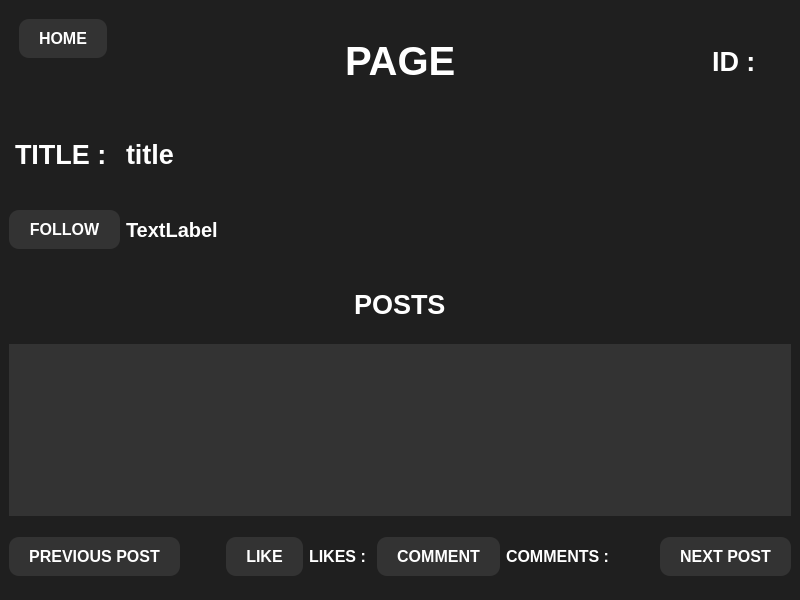
<?xml version="1.0" encoding="UTF-8"?>
<ui version="4.0">
 <class>FriendsAndFollowedPages</class>
 <widget class="QMainWindow" name="FriendsAndFollowedPages">
  <property name="geometry">
   <rect>
    <x>0</x>
    <y>0</y>
    <width>800</width>
    <height>600</height>
   </rect>
  </property>
  <property name="windowTitle">
   <string>MainWindow</string>
  </property>
  <property name="styleSheet">
   <string notr="true">background-color:rgb(31,31,31);</string>
  </property>
  <widget class="QWidget" name="centralwidget">
   <layout class="QVBoxLayout" name="verticalLayout" stretch="2,9">
    <item>
     <layout class="QVBoxLayout" name="verticalLayout_3">
      <item>
       <layout class="QHBoxLayout" name="horizontalLayout" stretch="2,4,2">
        <item>
         <layout class="QHBoxLayout" name="horizontalLayout_3">
          <item alignment="Qt::AlignLeft|Qt::AlignTop">
           <widget class="QPushButton" name="pushButton">
            <property name="styleSheet">
             <string notr="true">QPushButton {
    border: none;
    border-radius: 10px;
    background-color: #333333;
    color: white;
    padding: 10px 20px;
	margin-top:10px;
	margin-left:10px;
    font-size: 16px;
    font-weight: bold;
    text-transform: uppercase;
    outline: none;
}

QPushButton:hover {
    background-color: #555555;
}</string>
            </property>
            <property name="text">
             <string>HOME</string>
            </property>
           </widget>
          </item>
         </layout>
        </item>
        <item>
         <layout class="QHBoxLayout" name="horizontalLayout_5">
          <item alignment="Qt::AlignHCenter|Qt::AlignVCenter">
           <widget class="QLabel" name="label_heading">
            <property name="font">
             <font>
              <pointsize>30</pointsize>
              <bold>true</bold>
             </font>
            </property>
            <property name="styleSheet">
             <string notr="true">color: rgb(255, 255, 255);</string>
            </property>
            <property name="text">
             <string>PAGE</string>
            </property>
           </widget>
          </item>
         </layout>
        </item>
        <item>
         <layout class="QHBoxLayout" name="horizontalLayout_2">
          <item alignment="Qt::AlignRight|Qt::AlignVCenter">
           <widget class="QLabel" name="label_id">
            <property name="font">
             <font>
              <pointsize>20</pointsize>
              <bold>true</bold>
             </font>
            </property>
            <property name="styleSheet">
             <string notr="true">color: rgb(255, 255, 255);
margin-right:20px;</string>
            </property>
            <property name="text">
             <string>ID : </string>
            </property>
           </widget>
          </item>
         </layout>
        </item>
       </layout>
      </item>
     </layout>
    </item>
    <item>
     <layout class="QVBoxLayout" name="verticalLayout_2" stretch="2,2,2,5,2">
      <item>
       <layout class="QVBoxLayout" name="verticalLayout_4">
        <item>
         <layout class="QHBoxLayout" name="horizontalLayout_6" stretch="2,2,5,5">
          <item>
           <layout class="QHBoxLayout" name="horizontalLayout_7">
            <item alignment="Qt::AlignHCenter|Qt::AlignVCenter">
             <widget class="QLabel" name="label_type">
              <property name="font">
               <font>
                <pointsize>20</pointsize>
                <bold>true</bold>
               </font>
              </property>
              <property name="styleSheet">
               <string notr="true">color: rgb(255, 255, 255);</string>
              </property>
              <property name="text">
               <string>TITLE : </string>
              </property>
             </widget>
            </item>
           </layout>
          </item>
          <item>
           <layout class="QHBoxLayout" name="horizontalLayout_9">
            <item alignment="Qt::AlignLeft|Qt::AlignVCenter">
             <widget class="QLabel" name="label_name">
              <property name="font">
               <font>
                <pointsize>20</pointsize>
                <bold>true</bold>
               </font>
              </property>
              <property name="styleSheet">
               <string notr="true">color: rgb(255, 255, 255);</string>
              </property>
              <property name="text">
               <string>title</string>
              </property>
             </widget>
            </item>
           </layout>
          </item>
          <item>
           <spacer name="horizontalSpacer_5">
            <property name="orientation">
             <enum>Qt::Horizontal</enum>
            </property>
            <property name="sizeHint" stdset="0">
             <size>
              <width>40</width>
              <height>20</height>
             </size>
            </property>
           </spacer>
          </item>
          <item>
           <layout class="QHBoxLayout" name="horizontalLayout_8">
            <item>
             <spacer name="horizontalSpacer">
              <property name="orientation">
               <enum>Qt::Horizontal</enum>
              </property>
              <property name="sizeHint" stdset="0">
               <size>
                <width>40</width>
                <height>20</height>
               </size>
              </property>
             </spacer>
            </item>
           </layout>
          </item>
         </layout>
        </item>
       </layout>
      </item>
      <item>
       <layout class="QVBoxLayout" name="verticalLayout_8">
        <item>
         <layout class="QHBoxLayout" name="horizontalLayout_10" stretch="2,4,7,2">
          <item>
           <layout class="QHBoxLayout" name="horizontalLayout_12">
            <item alignment="Qt::AlignHCenter|Qt::AlignVCenter">
             <widget class="QPushButton" name="pushButton_Follow">
              <property name="styleSheet">
               <string notr="true">QPushButton {
    border: none;
    border-radius: 10px;
    background-color: #333333;
    color: white;
    padding: 10px 20px;
    font-size: 16px;
    font-weight: bold;
    text-transform: uppercase;
    outline: none;
}

QPushButton:hover {
    background-color: #555555;
}</string>
              </property>
              <property name="text">
               <string>FOLLOW</string>
              </property>
             </widget>
            </item>
           </layout>
          </item>
          <item>
           <layout class="QHBoxLayout" name="horizontalLayout_13">
            <item>
             <widget class="QLabel" name="label_status">
              <property name="font">
               <font>
                <pointsize>15</pointsize>
                <bold>true</bold>
               </font>
              </property>
              <property name="styleSheet">
               <string notr="true">color: rgb(255, 255, 255);</string>
              </property>
              <property name="text">
               <string>TextLabel</string>
              </property>
             </widget>
            </item>
           </layout>
          </item>
          <item>
           <spacer name="horizontalSpacer_8">
            <property name="orientation">
             <enum>Qt::Horizontal</enum>
            </property>
            <property name="sizeHint" stdset="0">
             <size>
              <width>40</width>
              <height>20</height>
             </size>
            </property>
           </spacer>
          </item>
          <item>
           <layout class="QHBoxLayout" name="horizontalLayout_11">
            <item>
             <spacer name="horizontalSpacer_2">
              <property name="orientation">
               <enum>Qt::Horizontal</enum>
              </property>
              <property name="sizeHint" stdset="0">
               <size>
                <width>40</width>
                <height>20</height>
               </size>
              </property>
             </spacer>
            </item>
           </layout>
          </item>
         </layout>
        </item>
       </layout>
      </item>
      <item>
       <layout class="QVBoxLayout" name="verticalLayout_7">
        <item>
         <layout class="QHBoxLayout" name="horizontalLayout_22">
          <item>
           <layout class="QHBoxLayout" name="horizontalLayout_24">
            <item>
             <spacer name="horizontalSpacer_3">
              <property name="orientation">
               <enum>Qt::Horizontal</enum>
              </property>
              <property name="sizeHint" stdset="0">
               <size>
                <width>40</width>
                <height>20</height>
               </size>
              </property>
             </spacer>
            </item>
           </layout>
          </item>
          <item>
           <layout class="QHBoxLayout" name="horizontalLayout_25">
            <item>
             <widget class="QLabel" name="label_4">
              <property name="font">
               <font>
                <pointsize>20</pointsize>
                <bold>true</bold>
               </font>
              </property>
              <property name="styleSheet">
               <string notr="true">color: rgb(255, 255, 255);</string>
              </property>
              <property name="text">
               <string>POSTS</string>
              </property>
             </widget>
            </item>
           </layout>
          </item>
          <item>
           <layout class="QHBoxLayout" name="horizontalLayout_23">
            <item>
             <spacer name="horizontalSpacer_4">
              <property name="orientation">
               <enum>Qt::Horizontal</enum>
              </property>
              <property name="sizeHint" stdset="0">
               <size>
                <width>40</width>
                <height>20</height>
               </size>
              </property>
             </spacer>
            </item>
           </layout>
          </item>
         </layout>
        </item>
       </layout>
      </item>
      <item>
       <layout class="QVBoxLayout" name="verticalLayout_6">
        <item>
         <widget class="QLabel" name="label_post">
          <property name="font">
           <font>
            <pointsize>20</pointsize>
            <bold>true</bold>
           </font>
          </property>
          <property name="styleSheet">
           <string notr="true">color: rgb(255, 255, 255);
background-color:#333333;</string>
          </property>
          <property name="text">
           <string/>
          </property>
          <property name="alignment">
           <set>Qt::AlignCenter</set>
          </property>
         </widget>
        </item>
       </layout>
      </item>
      <item>
       <layout class="QVBoxLayout" name="verticalLayout_5">
        <item>
         <layout class="QHBoxLayout" name="horizontalLayout_14">
          <item>
           <layout class="QHBoxLayout" name="horizontalLayout_15" stretch="1,4,1,2,1,2,4,1">
            <item>
             <layout class="QHBoxLayout" name="horizontalLayout_17">
              <item alignment="Qt::AlignLeft|Qt::AlignVCenter">
               <widget class="QPushButton" name="pushButton_previousPost">
                <property name="styleSheet">
                 <string notr="true">QPushButton {
    border: none;
    border-radius: 10px;
    background-color: #333333;
    color: white;
    padding: 10px 20px;
    font-size: 16px;
    font-weight: bold;
    text-transform: uppercase;
    outline: none;
}

QPushButton:hover {
    background-color: #555555;
}</string>
                </property>
                <property name="text">
                 <string>PREVIOUS POST</string>
                </property>
               </widget>
              </item>
             </layout>
            </item>
            <item>
             <spacer name="horizontalSpacer_6">
              <property name="orientation">
               <enum>Qt::Horizontal</enum>
              </property>
              <property name="sizeHint" stdset="0">
               <size>
                <width>40</width>
                <height>20</height>
               </size>
              </property>
             </spacer>
            </item>
            <item>
             <layout class="QHBoxLayout" name="horizontalLayout_21">
              <item alignment="Qt::AlignRight|Qt::AlignVCenter">
               <widget class="QPushButton" name="pushButton_like">
                <property name="styleSheet">
                 <string notr="true">QPushButton {
    border: none;
    border-radius: 10px;
    background-color: #333333;
    color: white;
    padding: 10px 20px;
    font-size: 16px;
    font-weight: bold;
    text-transform: uppercase;
    outline: none;
}

QPushButton:hover {
    background-color: #555555;
}</string>
                </property>
                <property name="text">
                 <string>LIKE</string>
                </property>
               </widget>
              </item>
             </layout>
            </item>
            <item>
             <layout class="QHBoxLayout" name="horizontalLayout_20">
              <item alignment="Qt::AlignLeft|Qt::AlignVCenter">
               <widget class="QLabel" name="label_likesCount">
                <property name="font">
                 <font>
                  <pointsize>12</pointsize>
                  <bold>true</bold>
                 </font>
                </property>
                <property name="styleSheet">
                 <string notr="true">color: rgb(255, 255, 255);</string>
                </property>
                <property name="text">
                 <string>LIKES : </string>
                </property>
               </widget>
              </item>
             </layout>
            </item>
            <item>
             <layout class="QHBoxLayout" name="horizontalLayout_19">
              <item alignment="Qt::AlignRight|Qt::AlignVCenter">
               <widget class="QPushButton" name="pushButton_addComment">
                <property name="styleSheet">
                 <string notr="true">QPushButton {
    border: none;
    border-radius: 10px;
    background-color: #333333;
    color: white;
    padding: 10px 20px;
    font-size: 16px;
    font-weight: bold;
    text-transform: uppercase;
    outline: none;
}

QPushButton:hover {
    background-color: #555555;
}</string>
                </property>
                <property name="text">
                 <string>COMMENT</string>
                </property>
               </widget>
              </item>
             </layout>
            </item>
            <item>
             <layout class="QHBoxLayout" name="horizontalLayout_commentsCount">
              <item alignment="Qt::AlignLeft|Qt::AlignVCenter">
               <widget class="QLabel" name="label_commentsCount">
                <property name="font">
                 <font>
                  <pointsize>12</pointsize>
                  <bold>true</bold>
                 </font>
                </property>
                <property name="styleSheet">
                 <string notr="true">color: rgb(255, 255, 255);</string>
                </property>
                <property name="text">
                 <string>COMMENTS : </string>
                </property>
               </widget>
              </item>
             </layout>
            </item>
            <item>
             <spacer name="horizontalSpacer_7">
              <property name="orientation">
               <enum>Qt::Horizontal</enum>
              </property>
              <property name="sizeHint" stdset="0">
               <size>
                <width>40</width>
                <height>20</height>
               </size>
              </property>
             </spacer>
            </item>
            <item>
             <layout class="QHBoxLayout" name="horizontalLayout_16">
              <item alignment="Qt::AlignRight|Qt::AlignVCenter">
               <widget class="QPushButton" name="pushButton_nextPost">
                <property name="styleSheet">
                 <string notr="true">QPushButton {
    border: none;
    border-radius: 10px;
    background-color: #333333;
    color: white;
    padding: 10px 20px;
    font-size: 16px;
    font-weight: bold;
    text-transform: uppercase;
    outline: none;
}

QPushButton:hover {
    background-color: #555555;
}</string>
                </property>
                <property name="text">
                 <string>NEXT POST</string>
                </property>
               </widget>
              </item>
             </layout>
            </item>
           </layout>
          </item>
         </layout>
        </item>
       </layout>
      </item>
     </layout>
    </item>
   </layout>
  </widget>
 </widget>
 <resources/>
 <connections/>
</ui>
